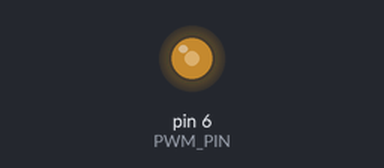
Bench run of a sketch on a simulated Arduino Uno, built with avr-gcc and run on an emulated ATmega328P. On the bench: output pins drawn as LEDs (lit = HIGH). What the sketch prints to the serial monitor is not drawn.

Above: at 0.1 s.
Timing chart, 0 to 1.6 s (numbered marks = the images above):
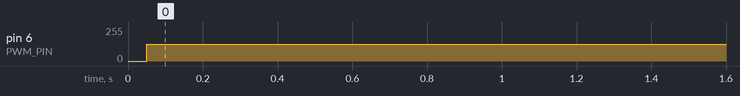

Measured:
- by itself, pin 6 (PWM_PIN): 0/255 → 127/255 at 0.05 s

The sketch:

PulseWaveArduino.ino
```cpp
#define PWM_PIN 6
#define N 4

float zeta[N];              /* N=4, zeta : 0, 90, 180, 270 */
float S[N];                 /* Sinewave of zeta*/
uint16_t pwmDuty[N];        /* DutyCycle PWM of sinewave */
char str[80];

void setup() {
  Serial.begin(115200);
  pinMode(PWM_PIN, OUTPUT);

  for (unsigned i=0; i<N; ++i) {
    zeta[i] = i * (360 / N);                /* gen zeta (deg) */
    S[i] = sin(zeta[i] * (M_PI / 180));     /* covent zeta(deg) to sine (rad) */
    /* arduino uno pwm (0-255) */
    pwmDuty[i] = ((S[i] + 1) / 2) * 255;    /* gen DutyCycle PWM from sine */
    sprintf(str, "zeta:%6s, sine:%5s, pwmDuty:%3d", String(zeta[i]).c_str(), String(S[i]).c_str(), pwmDuty[i]);
    Serial.println(str);
  }
}

void loop() {
  for (unsigned i=0; i<N; ++i) {
    analogWrite(PWM_PIN, pwmDuty[i]);
    delayMicroseconds(400);
  }
}
```
